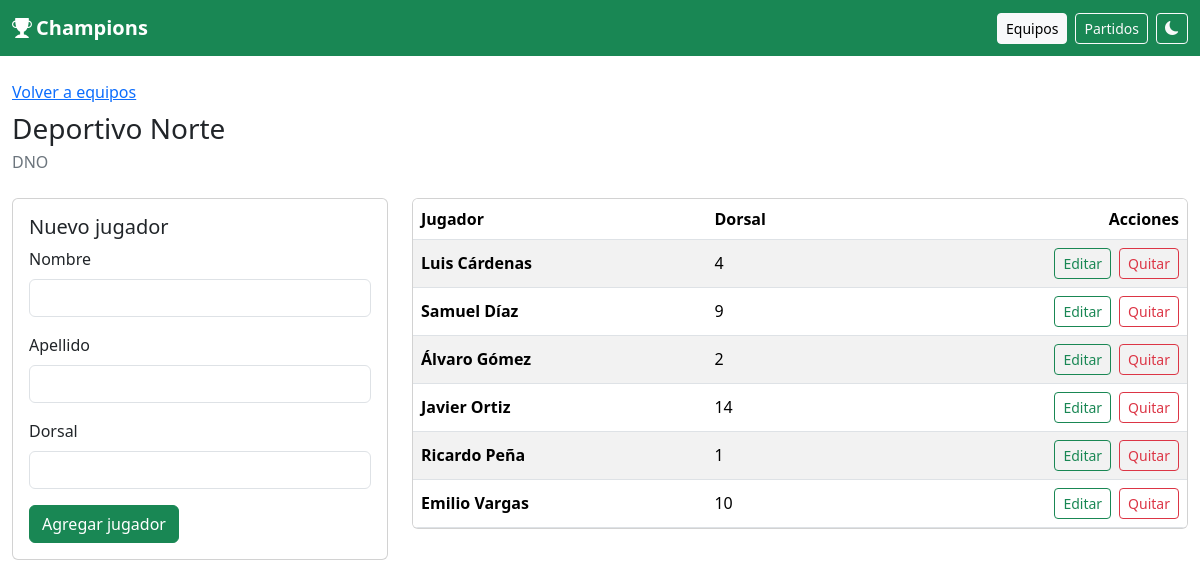
Page /equipos.php?id=3 on the committed database.
### tables this page shows
CREATE TABLE equipos (
  id INT UNSIGNED NOT NULL AUTO_INCREMENT,
  nombre VARCHAR(120) NOT NULL,
  nombre_corto VARCHAR(10) NOT NULL,
  grupo_id INT UNSIGNED DEFAULT NULL,
  orden SMALLINT UNSIGNED NOT NULL DEFAULT 0,
  escudo VARCHAR(255) DEFAULT NULL,
  dt VARCHAR(120) DEFAULT NULL,
  ciudad VARCHAR(100) DEFAULT NULL,
  fundacion SMALLINT UNSIGNED DEFAULT NULL,
  colores VARCHAR(80) DEFAULT NULL,
  activo TINYINT(1) NOT NULL DEFAULT 1,
  creado_en DATETIME NOT NULL DEFAULT CURRENT_TIMESTAMP,
  PRIMARY KEY (id),
  UNIQUE KEY uq_equipos_nombre (nombre),
  UNIQUE KEY uq_equipos_corto (nombre_corto),
  KEY idx_equipos_grupo (grupo_id),
  CONSTRAINT fk_equipos_grupo
    FOREIGN KEY (grupo_id) REFERENCES grupos (id)
    ON UPDATE CASCADE
);

CREATE TABLE jugadores (
  id INT UNSIGNED NOT NULL AUTO_INCREMENT,
  equipo_id INT UNSIGNED NOT NULL,
  nombre VARCHAR(80) NOT NULL,
  apellido VARCHAR(80) NOT NULL,
  dorsal SMALLINT UNSIGNED DEFAULT NULL,
  posicion ENUM('ARQ', 'DEF', 'MED', 'DEL') DEFAULT NULL,
  foto VARCHAR(255) DEFAULT NULL,
  fecha_nacimiento DATE DEFAULT NULL,
  activo TINYINT(1) NOT NULL DEFAULT 1,
  creado_en DATETIME NOT NULL DEFAULT CURRENT_TIMESTAMP,
  PRIMARY KEY (id),
  UNIQUE KEY uq_jugadores_dorsal (equipo_id, dorsal),
  KEY idx_jugadores_equipo (equipo_id),
  CONSTRAINT fk_jugadores_equipo
    FOREIGN KEY (equipo_id) REFERENCES equipos (id)
    ON DELETE CASCADE ON UPDATE CASCADE
);

### includes/funciones.php (called while the page is built, shortened)
<?php
require_once dirname(__DIR__) . '/config/db.php';
function e(mixed $valor): string
{
    return htmlspecialchars((string) ($valor ?? ''), ENT_QUOTES, 'UTF-8');
}
function url_raiz(): string
{
    $script = str_replace('\\', '/', (string) ($_SERVER['SCRIPT_NAME'] ?? ''));
    $directorio = rtrim(dirname($script), '/');
    if ($directorio === '/' || $directorio === '.' || $directorio === '') {
        return '';
    }
    return $directorio;
}
function url_public(string $archivo = 'index.php'): string
{
    return url_raiz() . '/' . ltrim($archivo, '/');
}
function entero_get(string $campo): int
{
    $valor = filter_input(INPUT_GET, $campo, FILTER_VALIDATE_INT);
    return $valor;
}
function consultar(string $sql, array $params = []): array
{
    $stmt = db()->prepare($sql);
    $stmt->execute($params);
    return $stmt->fetchAll();
}
function consultar_uno(string $sql, array $params = []): ?array
{
    $stmt = db()->prepare($sql);
    $stmt->execute($params);
    $fila = $stmt->fetch();
    return $fila === false ? null : $fila;
}
function obtener_equipo(int $id): ?array
{
    return consultar_uno(
        'SELECT e.id, e.nombre, e.nombre_corto, e.grupo_id, e.orden, g.nombre AS grupo,
                e.escudo, e.dt, e.ciudad, e.fundacion, e.colores, e.activo
         FROM equipos e
         LEFT JOIN grupos g ON g.id = e.grupo_id
         WHERE e.id = :id',
        ['id' => $id]
    );
}
function listar_jugadores(?int $equipoId = null, bool $soloActivos = true): array
{
    $sql = 'SELECT j.id, j.equipo_id, j.nombre, j.apellido, j.dorsal, j.posicion, j.foto,
                   j.fecha_nacimiento, j.activo, e.nombre AS equipo, e.nombre_corto, e.escudo
            FROM jugadores j
            INNER JOIN equipos e ON e.id = j.equipo_id
            WHERE 1 = 1';
    $params = [];
    if ($equipoId !== null && $equipoId > 0) {
        $sql .= ' AND j.equipo_id = :equipo';
        $params['equipo'] = $equipoId;
    }
    $sql .= ' ORDER BY e.nombre ASC, j.apellido ASC, j.nombre ASC, j.dorsal ASC';
    return consultar($sql, $params);
}

### config/db.php (called while the page is built, shortened)
<?php
function db(): PDO
{
    static $pdo = null;
    if ($pdo instanceof PDO) {
        return $pdo;
    }
    $dsn = 'mysql:host=' . DB_HOST . ';dbname=' . DB_NAME . ';charset=' . DB_CHARSET;
    try {
        $pdo = new PDO($dsn, DB_USER, DB_PASS, [
            PDO::ATTR_ERRMODE => PDO::ERRMODE_EXCEPTION,
            PDO::ATTR_DEFAULT_FETCH_MODE => PDO::FETCH_ASSOC,
            PDO::ATTR_EMULATE_PREPARES => false,
        ]);
    } catch (PDOException $e) {
        error_log('Error de conexión: ' . $e->getMessage());
        http_response_code(500);
        exit('No se pudo conectar a la base de datos. Revisa config/db.php y que el esquema esté importado.');
    }
    return $pdo;
}

### equipos.php (the view, shortened to what this page needs)
<?php
require __DIR__ . '/includes/funciones.php';
    ?>
    <?php
$equipoId = entero_get('id');
$equipo = $equipoId > 0 ? obtener_equipo($equipoId) : null;
require __DIR__ . '/includes/header.php';
if ($equipo !== null) {
    $jugadores = listar_jugadores((int) $equipo['id'], false);
    ?>
    <p class="mb-2"><a href="<?= e(url_public('equipos.php')) ?>">Volver a equipos</a></p>
    <h1 class="h3 mb-1"><?= e((string) $equipo['nombre']) ?></h1>
    <p class="text-secondary mb-4"><?= e((string) $equipo['nombre_corto']) ?><?php if (!empty($equipo['grupo'])): ?> · <?= e((string) $equipo['grupo']) ?><?php endif; ?></p>
    <div class="row g-4">
        <div class="col-lg-4">
            <form method="post" class="card">
                <div class="card-body">
                    <h2 class="h5">Nuevo jugador</h2>
                    <div class="mb-3">
                        <label class="form-label" for="nombre">Nombre</label>
                        <input class="form-control" id="nombre" name="nombre" required maxlength="80">
                    </div>
                    <div class="mb-3">
                        <label class="form-label" for="apellido">Apellido</label>
                        <input class="form-control" id="apellido" name="apellido" required maxlength="80">
                    </div>
                    <div class="mb-3">
                        <label class="form-label" for="dorsal">Dorsal</label>
                        <input class="form-control" id="dorsal" name="dorsal" inputmode="numeric" maxlength="2">
                    </div>
                    <button class="btn btn-success" type="submit">Agregar jugador</button>
                </div>
            </form>
        </div>
        <div class="col-lg-8">
            <div class="table-responsive card">
                <table class="table table-striped align-middle mb-0">
                    <thead>
                        <tr>
                            <th>Jugador</th>
                            <th>Dorsal</th>
                            <th class="text-end">Acciones</th>
                        </tr>
                    </thead>
                    <tbody>
                        <?php foreach ($jugadores as $jugador): ?>
                            <?php $fila = (int) $jugador['id']; ?>
                            <tr>
                                <td class="fw-semibold"><?= e((string) $jugador['nombre'] . ' ' . (string) $jugador['apellido']) ?></td>
                                <td><?= $jugador['dorsal'] === null ? '—' : (int) $jugador['dorsal'] ?></td>
                                <td class="text-end">
                                    <div class="d-inline-flex gap-2">
                                        <button
                                            class="btn btn-sm btn-outline-success"
                                            type="button"
                                            data-bs-toggle="modal"
                                            data-bs-target="#modal-editar"
                                            data-id="<?= $fila ?>"
                                            data-nombre="<?= e((string) $jugador['nombre']) ?>"
                                            data-apellido="<?= e((string) $jugador['apellido']) ?>"
                                            data-dorsal="<?= $jugador['dorsal'] === null ? '' : (int) $jugador['dorsal'] ?>"
                                        >Editar</button>
                                        <form method="post" onsubmit="return confirm('¿Quitar a este jugador?');">
                                            <button class="btn btn-sm btn-outline-danger" type="submit">Quitar</button>
                                        </form>
                                    </div>
                                </td>
                            </tr>
                        <?php endforeach; ?>
                    </tbody>
                </table>
            </div>
        </div>
    </div>
    <?php
    require __DIR__ . '/includes/footer.php';
    exit;
}
?>
<?php require __DIR__ . '/includes/footer.php'; ?>

### includes/header.php (style rules this page uses)
html[data-bs-theme="light"] { color-scheme: light; }
body { min-height: 100vh; display: flex; flex-direction: column; }

### rows in the picture
equipos: nombre "Deportivo Norte", nombre_corto "DNO"
jugadores: nombre+apellido "Luis Cárdenas", dorsal "4"
jugadores: nombre+apellido "Samuel Díaz", dorsal "9"
jugadores: nombre+apellido "Álvaro Gómez", dorsal "2"
jugadores: nombre+apellido "Javier Ortiz", dorsal "14"
jugadores: nombre+apellido "Ricardo Peña", dorsal "1"
jugadores: nombre+apellido "Emilio Vargas", dorsal "10"

### other values in the picture
LIGA_NOMBRE "Champions"
